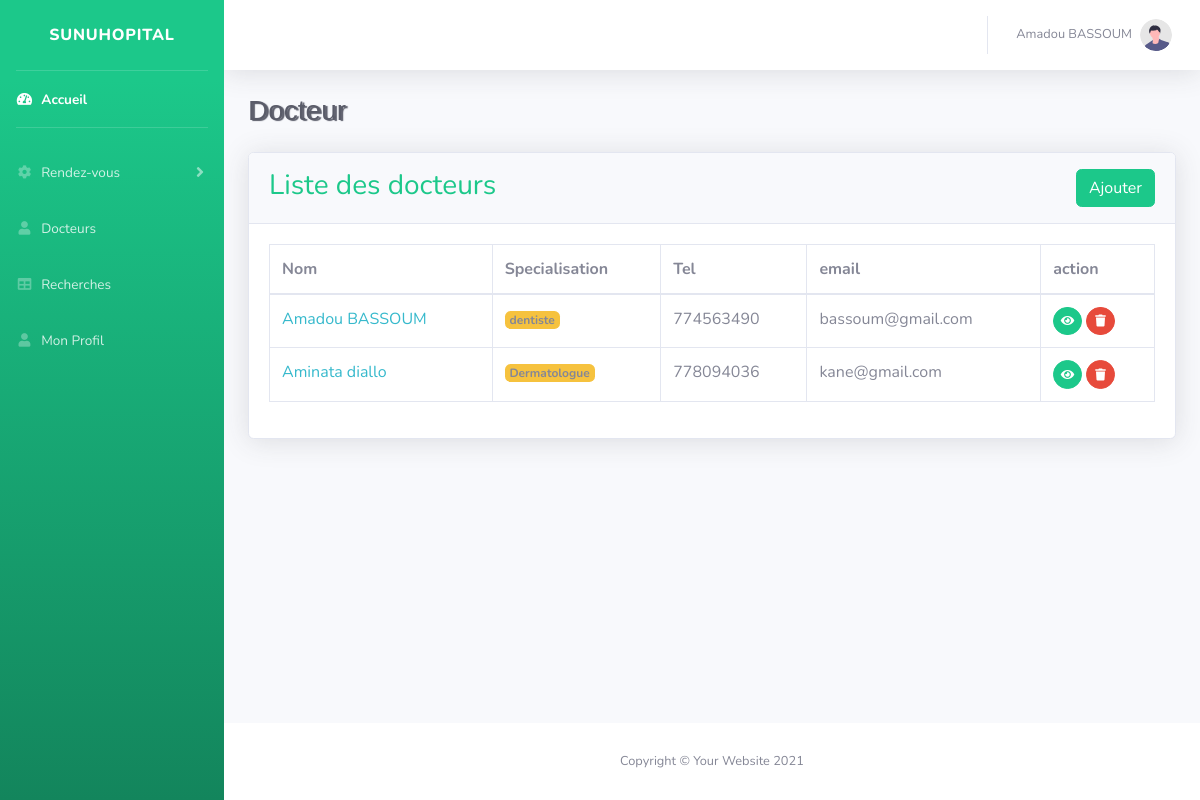
Screenshot of /?page=docteur (signed in) with the database file from the repository.
### tables this page shows
CREATE TABLE `docteur` (
  `idDocteur` int(11) NOT NULL,
  `nom` varchar(50) NOT NULL,
  `email` varchar(50) NOT NULL,
  `specialisation` varchar(100) NOT NULL,
  `mdp` varchar(50) NOT NULL,
  `tel` varchar(15) NOT NULL
);

### models/database.php (called while the page is built, shortened)
<?php
try {
    $db = new PDO("mysql:dbname=hopital;host=localhost", "root", "");
} catch (PDOException $e) {
    die("erreur :" . $e->getMessage());
}
function getAllDocteur()
{
    global $db;
    try {
        $rq = $db->prepare("SELECT * FROM docteur ORDER BY idDocteur DESC");
        $rq->execute();
        return $rq->fetchAll(PDO::FETCH_OBJ);
    } catch (PDOException $e) {
        die("erreur :" . $e->getMessage());
    }
}

### views/docteur.php (the view, shortened to what this page needs)
<?php require_once("partiels/entete.php"); ?>
<?php require_once("partiels/theme/header.php"); ?>
<div class="card shadow mb-4">
    <div class="card-header py-3">
        <div class="row">
            <div class="col-md-8">
                <h3 class="m-0 text-success">Liste des docteurs</h3>
            </div>
            <div class="col-md-4 text-md-right">
                <a href="?page=docteur&type=add" class="btn btn-success">Ajouter</a>
            </div>
        </div>
    </div>
    <div class="card-body">
        <div class="table-responsive">
            <table class="table table-bordered" id="dataTable" width="100%" cellspacing="0">
                <thead>
                    <tr>
                        <th>Nom</th>
                        <th>Specialisation</th>
                        <th>Tel</th>
                        <th>email</th>
                        <th>action</th>
                    </tr>
                </thead>
                <tbody>
                    <?php foreach ($docteurs as $doc) : ?>
                        <tr>
                            <td class="text-info"><?= $doc->nom ?></td>
                            <td>
                                <span class="badge bg-warning"><?= $doc->specialisation ?></span>
                            </td>
                            <td><?= $doc->tel ?></td>
                            <td><?= $doc->email ?></td>
                            <td>
                                <a href="?page=docteur&type=edit&id=<?= $doc->idDocteur ?>" class="btn btn-success btn-circle btn-sm"><i class="fa fa-eye"></i></a>
                                <a href="?page=docteur&delete=<?= $doc->idDocteur ?>" onclick="return sure();" class="btn btn-danger btn-circle btn-sm"><i class="fa fa-trash"></i></a>
                            </td>
                        </tr>
                    <?php endforeach; ?>
                </tbody>
            </table>
        </div>
    </div>
</div>
<?php require_once("partiels/theme/footer.php"); ?>

### partiels/theme/navbar.php (shortened to what this page needs)
<nav class="navbar navbar-expand navbar-light bg-white topbar mb-4 static-top shadow">
    <ul class="navbar-nav ml-auto">
        <li class="nav-item dropdown no-arrow">
            <a class="nav-link dropdown-toggle" href="#" id="userDropdown" role="button" data-toggle="dropdown" aria-haspopup="true" aria-expanded="false">
                <span class="mr-2 d-none d-lg-inline text-gray-600 small"><?= ucfirst($_SESSION['user']->nom) ?></span>
                <img class="img-profile rounded-circle" src="img/undraw_profile.svg">
            </a>
        </li>
    </ul>
</nav>

### rows the page displays
docteur: nom "Amadou BASSOUM", specialisation "dentiste", tel "774563490", email "bassoum@gmail.com"
docteur: nom "Aminata diallo", specialisation "Dermatologue", tel "778094036", email "kane@gmail.com"

### other values shown
$_GET["page"] "Docteur"
